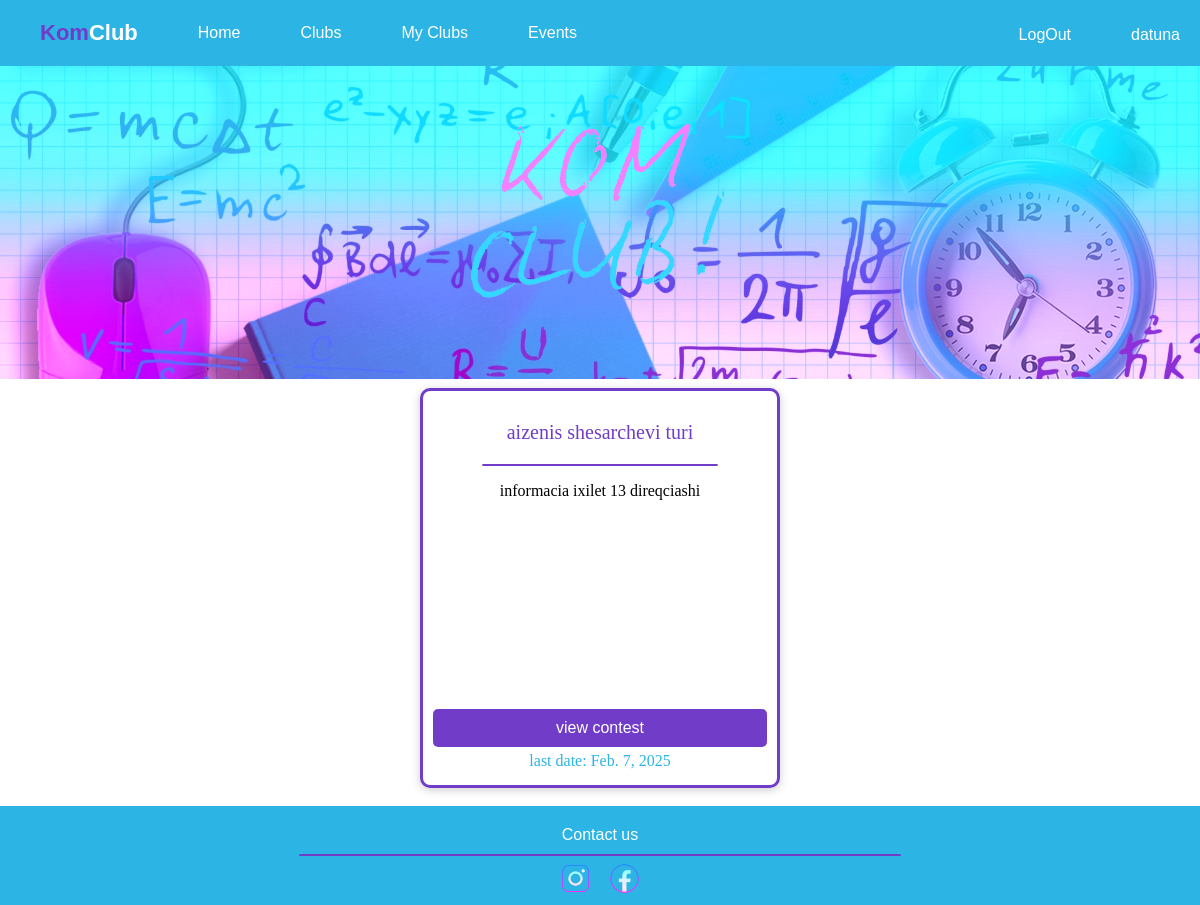
/events/ (signed in), run on the app's committed database.
### events/models.py (models this page shows, shortened)
class Events(models.Model):
    name = models.CharField(max_length=30)
    description = models.TextField()
    participants = models.ManyToManyField('users.User_info', related_name='events')
    last_date = models.DateField()
    rules = models.TextField()
    slug = models.SlugField(unique=True, blank=True)

### events/views.py (the view)
# urls.py: path('', include('events.urls')),
def events(request):
    user_id = request.session.get('user_id')
    if user_id:
        events = Events.objects.all()
    else:
        redirect('/login')
    return render(request, 'events.html', {'events': events})

### events/templates/events.html (shortened to what this page needs)
{% extends 'base.html' %}
{% block body %}
<div class="content">
    {% for event in events %}
    <div class="container2">
        <p class="club-title">
            {{event.name}}
        </p>
        <div class="divider2"></div>
        <p class="club-description" id="club-description">
            {{event.description}}
        </p>
        <a class="joinbutton" href="{% url 'event_detail' slug=event.slug %}">view contest</a>
        <p class="club-author" id="club-author">
            last date: {{event.last_date}}
        </p>
    </div>
    {% endfor %}
</div>
{% endblock %}

### static/css/style.css (style rules this page uses)
body, html { margin: 0; padding: 0; width:100%; overflow-x: hidden; }
.joinbutton { background-color: #703cc8; font-family: Verdana, Geneva, Tahoma, sans-serif; color: white; padding: 10px 20px; text-decoration: none; display: block; white-space: nowrap; transition: background-color 0.3s ease, font-size 0.3s ease; border-radius: 5px; font-size: 16px; margin-top: auto; }
.club-author { margin:5px; color:#2cb4e4; }
.container2 { width: 30%; height: 400px; color: rgb(0, 0, 0); border-style:solid; text-align: center; border-color: #703cc8; border-width: 3px; border-radius: 10px; padding: 10px; margin: 5px; box-sizing: border-box; display: flex; flex-direction: column; justify-content: space-between; box-shadow: 0 2px 10px rgba(0, 0, 0, 0.2); }
.club-title { color:#703cc8; font-size:20px; }
.content { display: flex; flex-wrap: wrap; justify-content: center; }
.divider2 { background-color: #7c44dd; margin: 0 auto; border-color:#703cc8; border-style:solid; border-width:1px; border-radius: 50px; padding:0; width:70%; }

### data on the page
Events: name "aizenis shesarchevi turi", description "informacia ixilet 13 direqciashi", last_date "Feb. 7, 2025"

### other printed values
{{ request.session.username }} "datuna"
